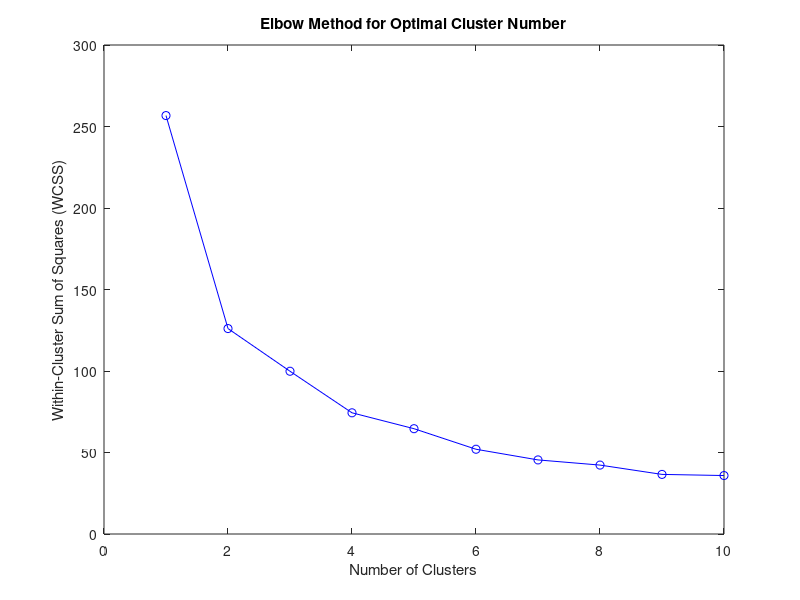
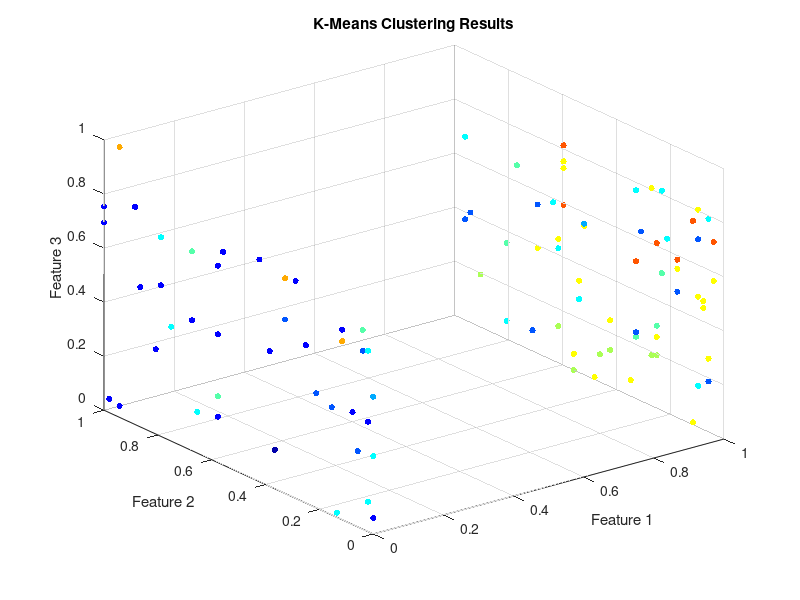
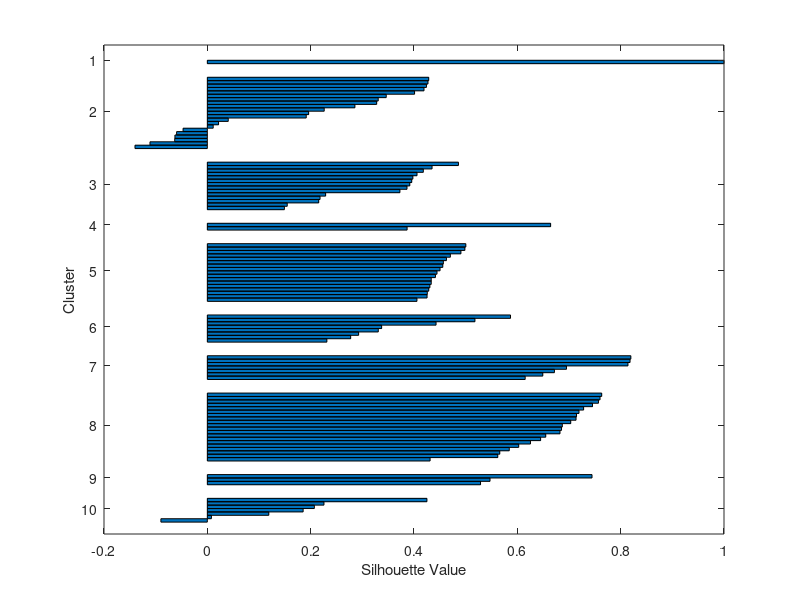

MATLAB code for these plots, in order: (Note: this script raises an error after producing the figures.)
clc
clear 
close all

%Load the dataset and Scale the Features (min-max Scalar)
data = load('Data_clustering.csv');
features = data(:, 1:end-1);
min_values = min(features);
max_values = max(features);
scaled_features = (features - min_values) ./ (max_values - min_values);
X = [scaled_features, data(:, end)];


        % ELBOW METHOD
%======================================================%
%======================================================%
k = 5;  % number of clusters
% Finding optimal no. of clusters using the elbow method
wcss = zeros(10, 1); % Initialize an array for the within-cluster sum of squares
for k = 1:10
    [~,~,sumd] = kmeans(X, k);
    wcss(k) = sum(sumd); % Store the within-cluster sum of squares
end

% Plotting the elbow curve
figure;
plot(1:10, wcss, 'bo-');
title('Elbow Method for Optimal Cluster Number');
xlabel('Number of Clusters');
ylabel('Within-Cluster Sum of Squares (WCSS)');
opts = statset('Display','final');


       % K-MEANS CLUSTERING
%======================================================%
%======================================================%
[idxKmeans,C,sumd,D] = kmeans(X, k, 'Options', opts);

% Visualize K-Means Clustering
figure;
scatter3(X(:, 1), X(:, 2), X(:, 3), 20, idxKmeans, 'filled');
title('K-Means Clustering Results');
xlabel('Feature 1');
ylabel('Feature 2');
zlabel('Feature 3');
colormap(jet(k));

% Calculate WCSS and BCSS for K-means
wcssKmeans = sum(sumd);
bcssKmeans = sum(pdist2(C,mean(X)).^2);

% Calculate Silhouette score
silhouetteKmeans = silhouette(X,idxKmeans);
silhouetteKmeans_avg = mean(silhouetteKmeans);

% Calculate DB index
dbIndexKmeans = DBIndexCalculation(X, idxKmeans);

% Display results
disp("K-means Clustering Results:")
disp("WCSS: " + wcssKmeans)
disp("BCSS: " + bcssKmeans)
disp("Silhouette Score: " + silhouetteKmeans_avg)
disp("DB Index: " + dbIndexKmeans)
fprintf('\n');
pause;


        % HIERARCHICAL CLUSTERING%
%======================================================%
%======================================================%
tree = linkage(X, 'average');
idxHierarchical = cluster(tree, 'maxclust', k);
Z = linkage(X, 'complete', 'euclidean'); % Replace with your preferred method and metric
% Display the dendrogram
figure
dendrogram(Z);
T = cluster(Z, 'MaxClust', k);
% 'T' contains cluster assignments for each data point
% Visualize the clustering results
figure
scatter3(X(:, 1), X(:, 2), X(:, 3), 20, T, 'filled');
title('Hierarchical Clustering Results');
xlabel('Feature 1');
ylabel('Feature 2');
zlabel('Feature 3');
colormap(jet(k)); 

% Calculate WCSS and BCSS for Hierarchical clustering
D = pdist(X);
wcssHierarchical = sum(D.^2);
bcssHierarchical = sum(pdist2(mean(X), X).^2);
silhouetteHierarchical = silhouette(X,idxHierarchical);
silhouetteHierarchical_avg = mean(silhouetteHierarchical);
dbIndexHierarchical = DBIndexCalculation(X, idxHierarchical);

%displaying results
disp("Hierarchical Clustering Results:")
disp("WCSS: " + wcssHierarchical)
disp("BCSS: " + bcssHierarchical)
disp("Silhouette Score: " + silhouetteHierarchical_avg)
disp("DB Index: " + dbIndexHierarchical)
fprintf('\n');


          % DB SCAN%
%======================================================%
%======================================================%

epsilon = 1;  % Maximum distance for neighbors
MinPts = 3;     % Minimum number of points in a cluster
idx_dbscan= dbscan(X, epsilon, MinPts);
figure;
%displaying results
scatter3(X(:, 1), X(:, 2), X(:, 3), 20, idx_dbscan, 'filled');
title('DBSCAN Clustering Results');
xlabel('Feature 1');
ylabel('Feature 2');
xlabel('Feature 3');
colormap(jet(max(idx_dbscan)));

%Calculating Evaluation Matrices
silhouette_dbscan = silhouette(X, idx_dbscan);
silhouette_dbscan_avg = mean(silhouette_dbscan);

% DB Index for DBSCAN
dbIndex_dbscan = DBIndexCalculation(X, idx_dbscan);
disp("DBSCAN Clustering Results:")
disp("Silhouette Score: " + silhouette_dbscan_avg)
disp("DB Index: " + dbIndex_dbscan)
fprintf('\n');


 % APPLYING PCA%
%======================================================%
%======================================================%

[coeff,score,latent,~,explained] = pca(X);

% Specify the number of principal components to use
numComponents = 2; % Number of principal components

% Reduce the Xset
dataReduced = score(:,1:numComponents);

% Rerun the clustering on the reduced dataset
k = 3;  % number of clusters
opts = statset('Display','final');
[idxPCA, C, sumd, D] = kmeans(dataReduced, k, 'Options', opts);

% Calculate WCSS and BCSS for PCA-enabled clustering
wcssPCA = sum(sumd);
bcssPCA = sum(pdist2(C,mean(dataReduced)).^2);

% Calculate Silhouette score for PCA-enabled clustering
silhouettePCA = silhouette(dataReduced,idxPCA);
silhouettePCA_avg = mean(silhouettePCA);

% Calculate DB index for PCA-enabled clustering
dbIndexPCA = DBIndexCalculation(dataReduced, idxPCA);

% Display results for PCA-enabled clustering
disp("PCA-Enabled Clustering Results:")
disp("WCSS: " + wcssPCA)
disp("BCSS: " + bcssPCA)
disp("Silhouette Score: " + silhouettePCA_avg)
disp("DB Index: " + dbIndexPCA)

